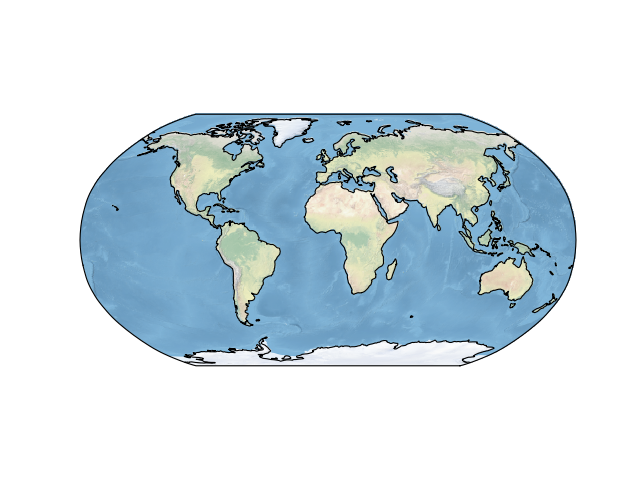

The Python source for this figure:
import os

import matplotlib.pyplot as plt
import cartopy.crs as ccrs
from matplotlib.image import imread

ax = plt.axes(projection=ccrs.Robinson())

ax.set_global()
# get the path to an image (in this case, a stock image which ships with cartopy)
fname = os.path.join(os.path.dirname(ccrs.__file__), 'data',
                     'raster', 'natural_earth', '50-natural-earth-1-downsampled.png')
img = imread(fname)
ax.imshow(img, origin='upper', transform=ccrs.PlateCarree(), extent=[-180, 180, -90, 90])

ax.coastlines()

plt.show()
